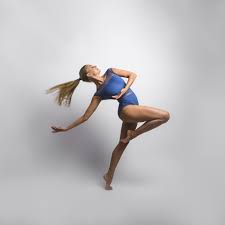
#> input picture images.jpg, 225 x 225 px
$ python b.py --input images.jpg
#> lines starting #> are read from the running program, lines starting #| are printed output that depends on the picture

import argparse

import cv2
import numpy as np


def get_args():
    parser = argparse.ArgumentParser("Image to ASCII")
    parser.add_argument("--input", type=str, default="data/input.jpg", help="Path to input image")
    parser.add_argument("--output", type=str, default="data/output.txt", help="Path to output text file")
    parser.add_argument("--mode", type=str, default="complex", choices=["simple", "complex"],
                        help="10 or 70 different characters")
    parser.add_argument("--num_cols", type=int, default=150, help="number of character for output's width")
    args = parser.parse_args()
    return args


def main(opt):
    if opt.mode == "simple":
        CHAR_LIST = '@%#*+=-:. '
    else:
        CHAR_LIST = "$@B%8&WM#*oahkbdpqwmZO0QLCJUYXzcvunxrjft/\|()1{}[]?-_+~<>i!lI;:,\"^`'. "
    num_chars = len(CHAR_LIST)
    num_cols = opt.num_cols
    image = cv2.imread(opt.input)
#> image is the input picture: shape (225, 225, 3); mean B, G, R 191.7, 190.2, 192
    image = cv2.cvtColor(image, cv2.COLOR_BGR2GRAY)
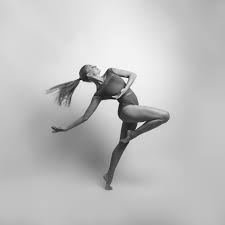
#> image: shape (225, 225); min 2, max 254, mean 190.7
    height, width = image.shape
#> height = 225; width = 225
    cell_width = width / opt.num_cols
#> cell_width = 1.5
    cell_height = 2 * cell_width
#> cell_height = 3
    num_rows = int(height / cell_height)
#> num_rows = 75
    if num_cols > width or num_rows > height:
        print("Too many columns or rows. Use default setting")
        cell_width = 6
        cell_height = 12
        num_cols = int(width / cell_width)
        num_rows = int(height / cell_height)

    output_file = open(opt.output, 'w')
    for i in range(num_rows):
        for j in range(num_cols):
            output_file.write(
                CHAR_LIST[min(int(np.mean(image[int(i * cell_height):min(int((i + 1) * cell_height), height),
                                          int(j * cell_width):min(int((j + 1) * cell_width),
                                                                  width)]) * num_chars / 255), num_chars - 1)])
        output_file.write("\n")
    output_file.close()


if __name__ == '__main__':
    opt = get_args()
    main(opt)

$ run again, on testbild.jpg
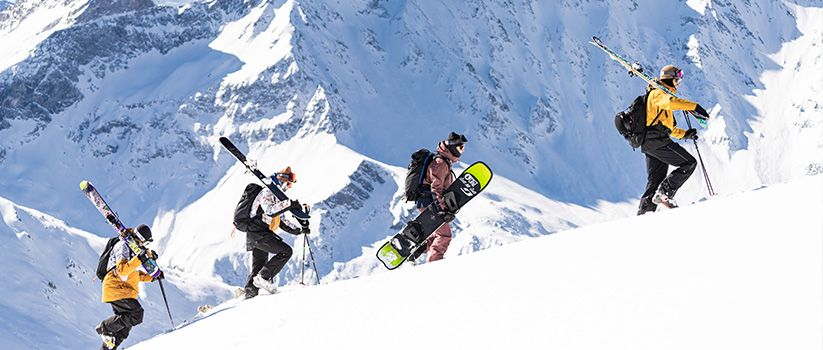
#> input picture testbild.jpg, 823 x 350 px
#> in main, image is the input picture: shape (350, 823, 3); mean B, G, R 208.6, 188.8, 176.7
#> in main, `image = cv2.cvtColor(image, cv2.COLOR_BGR2GRAY)`:
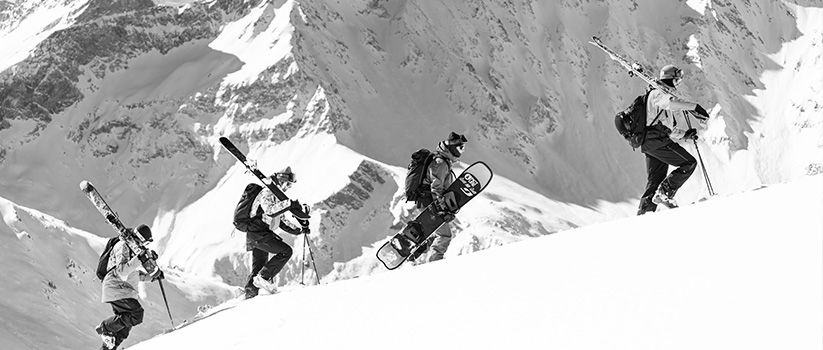
#> image: shape (350, 823); min 0, max 255, mean 187.4
